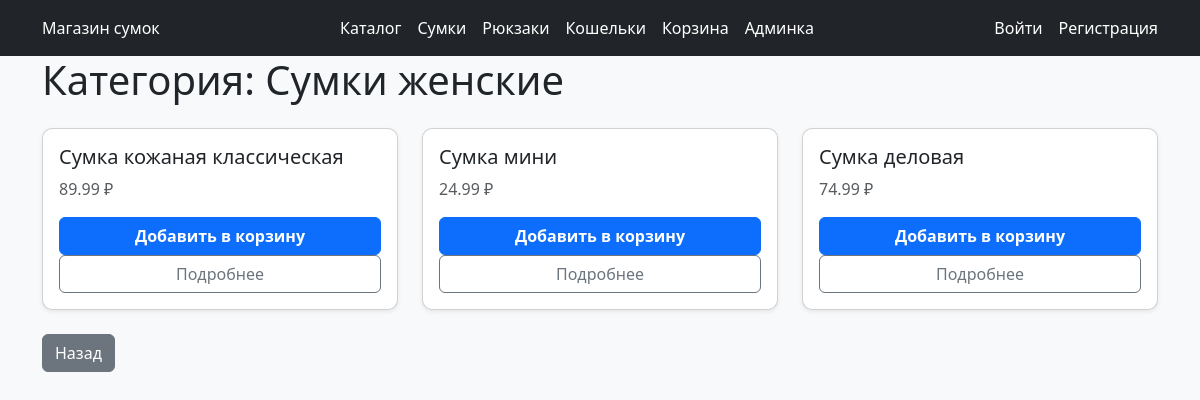
Page /category/1/ on the committed database.
### shop/models.py (models this page shows, shortened)
class Category(models.Model):
    name = models.CharField(max_length=255)
    created_at = models.DateTimeField(auto_now_add=True)

class Product(models.Model):
    category = models.ForeignKey(
        Category,
        on_delete=models.CASCADE,
        related_name='products'
    )
    title = models.CharField(max_length=255)
    description = models.TextField(blank=True)
    price = models.DecimalField(max_digits=10, decimal_places=2)
    image = models.ImageField(upload_to='products/', blank=True)
    created_at = models.DateTimeField(auto_now_add=True)

### shop/views.py (the view)
# urls.py: path('category/<int:pk>/', views.category_products, name='category_products'),
def category_products(request, pk):
    category = get_object_or_404(Category, pk=pk)
    products = category.products.all()
    return render(request, 'shop/category_products.html', {
        'category': category,
        'products': products
    })

### shop/context_processors.py (called while the page is built)
def menu_categories(request):
    return {
        'menu_categories': Category.objects.filter(pk__isnull=False)
    }

### shop/templates/shop/category_products.html (shortened to what this page needs)
{% extends "shop/base.html" %}
{% block content %}
<h1 class="mb-4">Категория: {{ category.name }}</h1>
<div class="row">
    {% for product in products %}
        <div class="col-md-4 mb-4">
            <div class="card shadow-sm p-3">
                <h5>{{ product.title }}</h5>
                <p class="text-muted">{{ product.price }} ₽</p>
                    <a href="{% url 'shop:add_to_cart' pk=product.pk %}"
                    class="btn btn-primary fw-semibold">
                        Добавить в корзину
                    </a>
                    <a href="{% url 'shop:product_detail' pk=product.pk %}"
                    class="btn btn-outline-secondary">
                        Подробнее
                    </a>
            </div>
        </div>
    {% empty %}
        <p>В этой категории нет товаров</p>
    {% endfor %}
</div>
<a href="{% url 'shop:product_list' %}" class="btn btn-secondary">Назад</a>
{% endblock %}

### shop/static/shop/style.css (style rules this page uses)
body { background: #fcfafa; }
.card { border-radius: 10px; }

### rows in the picture
Category: name "Сумки женские"
Product: title "Сумка кожаная классическая", price "89.99"
Product: title "Сумка мини", price "24.99"
Product: title "Сумка деловая", price "74.99"
